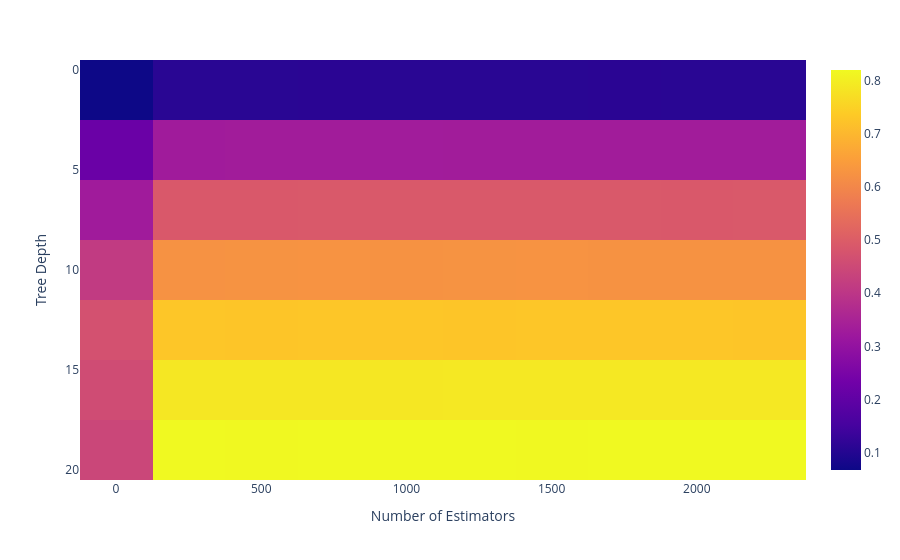

The cell this chart's notebook holds for it:
### Code cell
fig = px.imshow(Scores_mean,labels=dict(x='Number of Estimators',y='Tree Depth'),y=grid['max_depth'],x=grid['n_estimators'],aspect='auto')
fig.show()

### Figure 1 — Plotly figure (JSON) as saved in the notebook; plotly's stock layout.template omitted (floating-point values rounded to 4 significant figures)
{"data": [{"coloraxis": "coloraxis", "hovertemplate": "Number of Estimators: %{x}<br>Tree Depth: %{y}<br>color: %{z}<extra></extra>", "name": "0", "type": "heatmap", "x": [1, 251, 501, 751, 1001, 1251, 1501, 1751, 2001, 2251], "xaxis": "x", "y": [1, 4, 7, 10, 13, 16, 19], "yaxis": "y", "z": [[0.06738, 0.1089, 0.1085, 0.1092, 0.1091, 0.1089, 0.1091, 0.1092, 0.1089, 0.109], [0.2195, 0.3294, 0.3319, 0.3303, 0.33, 0.3315, 0.3315, 0.3304, 0.3305, 0.3308], [0.328, 0.4878, 0.4881, 0.4903, 0.4893, 0.4892, 0.489, 0.4896, 0.4886, 0.4896], [0.4134, 0.6231, 0.6251, 0.6258, 0.6245, 0.6251, 0.6257, 0.6245, 0.6246, 0.6245], [0.4684, 0.7273, 0.7263, 0.7286, 0.7277, 0.7271, 0.7276, 0.7277, 0.7279, 0.7272], [0.4573, 0.788, 0.7882, 0.7882, 0.788, 0.79, 0.7887, 0.7889, 0.7896, 0.7899], [0.4431, 0.819, 0.8186, 0.8188, 0.8188, 0.819, 0.8185, 0.8192, 0.8196, 0.8194]]}], "layout": {"coloraxis": {"colorscale": [[0, "#0d0887"], [0.1111, "#46039f"], [0.2222, "#7201a8"], [0.3333, "#9c179e"], [0.4444, "#bd3786"], [0.5556, "#d8576b"], [0.6667, "#ed7953"], [0.7778, "#fb9f3a"], [0.8889, "#fdca26"], [1, "#f0f921"]]}, "margin": {"t": 60}, "xaxis": {"anchor": "y", "domain": [0, 1], "title": {"text": "Number of Estimators"}}, "yaxis": {"anchor": "x", "autorange": "reversed", "domain": [0, 1], "title": {"text": "Tree Depth"}}}}
